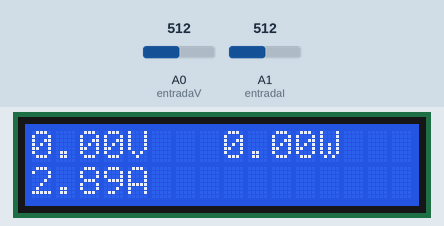
Recording of a sketch running on a simulated Arduino Uno, built with avr-gcc and run on an emulated ATmega328P. On the bench: 16×2 character LCD. The inputs (shaded band) are chosen by the test bench; at power-on: A1 (entradaI) = 512, A0 (entradaV) = 512. What the sketch prints to the serial monitor is not drawn.

Above: at 5.3 s.
5.4 s: A1 (entradaI) set to 186
At 6.8 s:
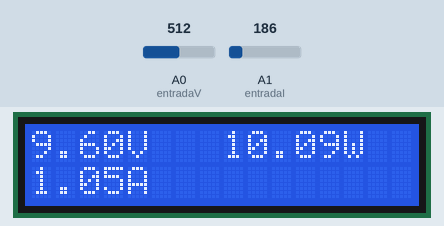
7.1 s: A1 (entradaI) set to 169
At 8.8 s:
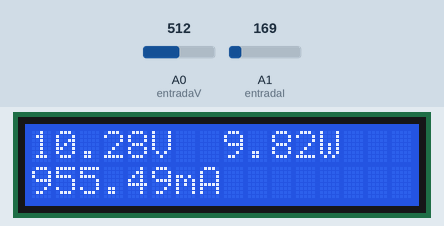
9.1 s: A1 (entradaI) set to 306
At 10.8 s:
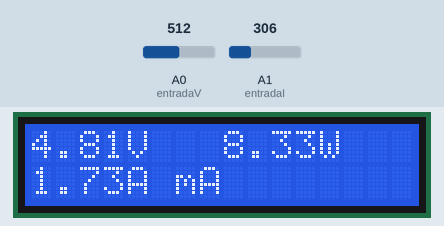
11.2 s: A1 (entradaI) set to 0
At 12.3 s:
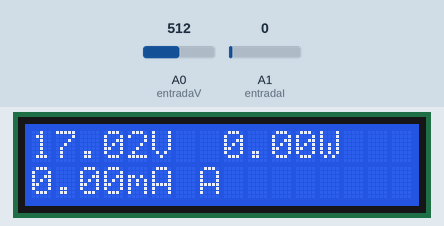
13.1 s: A1 (entradaI) set to 3
At 13.9 s:
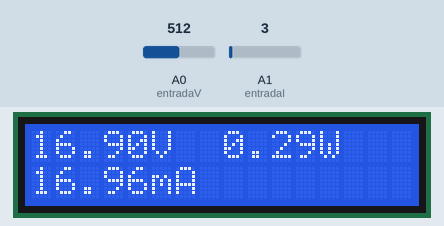
14.8 s: A1 (entradaI) set to 510
At 16.1 s:
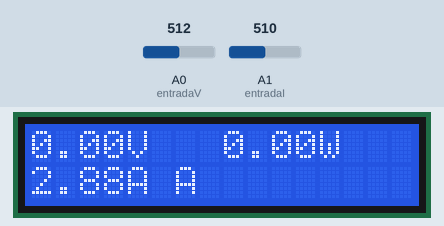
Timing chart, 0 to 17.8 s (numbered marks = the images above; inputs shaded):
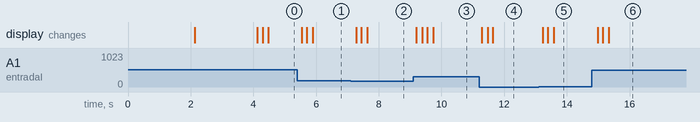

Measured:
- the behaviour switches between 177 and 176 on A1 (entradaI) (found by bisection; images 1 and 2)
- the behaviour switches between 1 and 2 on A1 (entradaI) (found by bisection; images 4 and 5)
- after the input at 5.4 s, the display: first changes after 0.14 s (image 1 shows a later state)
- after the input at 7.1 s, the display: first changes after 0.18 s (image 2 shows a later state)
- after the input at 9.1 s, the display: first changes after 0.10 s (image 3 shows a later state)
- after the input at 11.2 s, the display: first changes after 0.09 s (image 4 shows a later state)
- after the input at 13.1 s, the display: first changes after 0.13 s (image 5 shows a later state)
- after the input at 14.8 s, the display: first changes after 0.18 s (image 6 shows a later state)

The sketch:

fuente.ino
```cpp
#include <Wire.h>
#include <LiquidCrystal_I2C.h>
LiquidCrystal_I2C lcd(0x27, 16, 2);
const float R1 = 98800; //101100;
const float R2 = 3300; //3210;
const float shunt = 0.19;
float vin, vout, input, vin2 = 0, iin, iin2, potencia;
float entradaV = A0, entradaI = A1;
long int ahora, antes = 0;
void setup() {
  lcd.init();
  lcd.backlight();
  Serial.begin(9600);

  analogReference(INTERNAL);
  pinMode (entradaV, INPUT);
  pinMode (entradaI, INPUT);
  lcd.setCursor(0, 0);
  lcd.print("FUENTE VARIABLE");
  lcd.setCursor(0, 1);
  lcd.print("BENEGAS-GONZALEZ");
  delay(2000);
  lcd.clear();
  lcd.setCursor(0, 0);
  lcd.print("Tension: 1.5-32V");
  lcd.setCursor(0, 1);
  lcd.print("Corriente: 1.5A");
  delay(2000);
  lcd.clear();
}
void loop() {
  ahora = millis();
  if (ahora - antes > 333)
  {
    volt();
    amp();
    poten();
    antes = ahora;
  }
  Serial.println(vin);
}
void volt() {
  for (int i = 1; i <= 500; i++)
  {
    input = analogRead (entradaV) - (analogRead (entradaI) * 1.2);
    vout = ( input * 1.1) / 1024.0;
    vin = vout / (R2 / (R1 + R2));
    vin2 = vin2 + vin;
  }
  vin = vin2 / 500;
  vin2 = 0;
  if (vin <= 0.01) {
    vin = 0;
    lcd.setCursor (0, 0);
    lcd.print ("0");
    lcd.setCursor (5, 0);
    lcd.print ("V");
  }
  if (vin >= 10)
  {
    lcd.setCursor (0, 0);
    lcd.print (vin);
    lcd.setCursor (5, 0);
    lcd.print ("V");
  }
  else
  {
    lcd.setCursor (0, 0);
    lcd.print (vin);
    lcd.setCursor (4, 0);
    lcd.print ("V ");
  }
  Serial.print (vin);
  Serial.print ("V , ");
}
void amp() {
  for (int i = 1; i <= 1000; i++)
  {
    input = analogRead (entradaI);
    vout = (input * 1.1) / 1024;
    iin = vout / shunt;
    iin2 = iin2 + iin;
  }
  iin = iin2 / 1000;
  iin2 = 0;
  if (iin <= 0.005) {
    iin = 0;
  }
  if (iin <= 0.01)
  {
    lcd.setCursor (0, 1);
    lcd.print (iin * 1000);
    lcd.setCursor (4, 1);
    lcd.print ("mA ");
    Serial.print (iin * 1000);
    Serial.print ("mA , ");
  }
  else if (iin <= 0.1)
  {
    lcd.setCursor (0, 1);
    lcd.print (iin * 1000);
    lcd.setCursor (5, 1);
    lcd.print ("mA ");
    Serial.print (iin * 1000);
    Serial.print ("mA , ");
  }
  else if (iin <= 1)
  {
    lcd.setCursor (0, 1);
    lcd.print (iin * 1000);
    lcd.setCursor (6, 1);
    lcd.print ("mA");
    Serial.print (iin * 1000);
    Serial.print ("mA , ");
  }
  else if (iin == 0)
  {
    lcd.setCursor (0, 1);
    lcd.print (iin);
    lcd.setCursor (4, 1);
    lcd.print ("mA ");
    Serial.print (iin * 1000);
    Serial.print ("mA , ");
  }
  else if (iin < 10)
  {
    lcd.setCursor (0, 1);
    lcd.print (iin);
    lcd.setCursor (4, 1);
    lcd.print ("A ");
    Serial.print (iin);
    Serial.print ("A , ");
  }
}

void poten() {
  potencia = vin * iin;
  if (potencia >= 10)
  {
    lcd.setCursor (8, 0);
    lcd.print (potencia);
    lcd.setCursor (13, 0);
    lcd.print ("W");
  }
  else
  {
    lcd.setCursor (8, 0);
    lcd.print (potencia);
    lcd.setCursor (12, 0);
    lcd.print ("W ");
  }
  Serial.print (potencia);
  Serial.print ("W");
  Serial.print ("\n");
}
```
